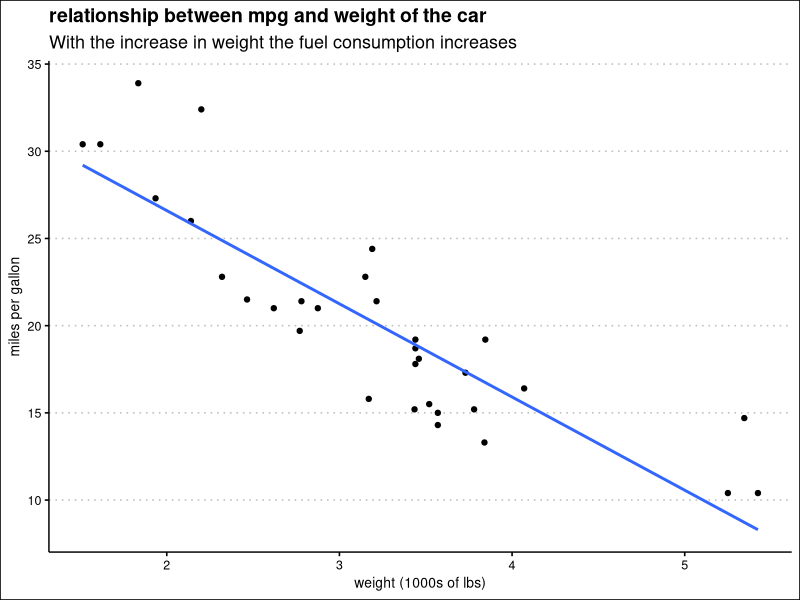
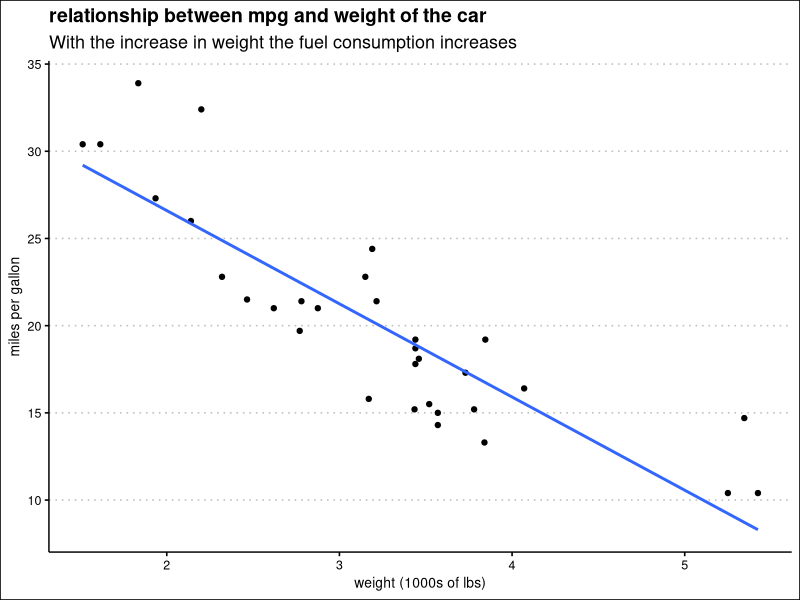

Source code (R) for these figures, in order:
## ---- chunk 1
library(tidyverse)
library(ggthemes)
## ---- chunk 2
#| echo: false
#| output: false


mtcars %>% select(wt, mpg) %>% ggplot(.)+aes(wt,mpg)+
geom_point()+geom_smooth(method='lm', formula = y~x, se=F)+theme_clean()+
labs(title = 'relationship between mpg and weight of the car',
x='weight (1000s of lbs)',y='miles per gallon', subtitle = 'With the increase in weight the fuel consumption increases')

## ---- chunk 3
#| echo: false
#| label: car-plot


mtcars %>% select(wt, mpg) %>% ggplot(.)+aes(wt,mpg)+
geom_point()+geom_smooth(method='lm', formula = y~x, se=F)+theme_clean()+
labs(title = 'relationship between mpg and weight of the car',
x='weight (1000s of lbs)',y='miles per gallon', subtitle = 'With the increase in weight the fuel consumption increases')
